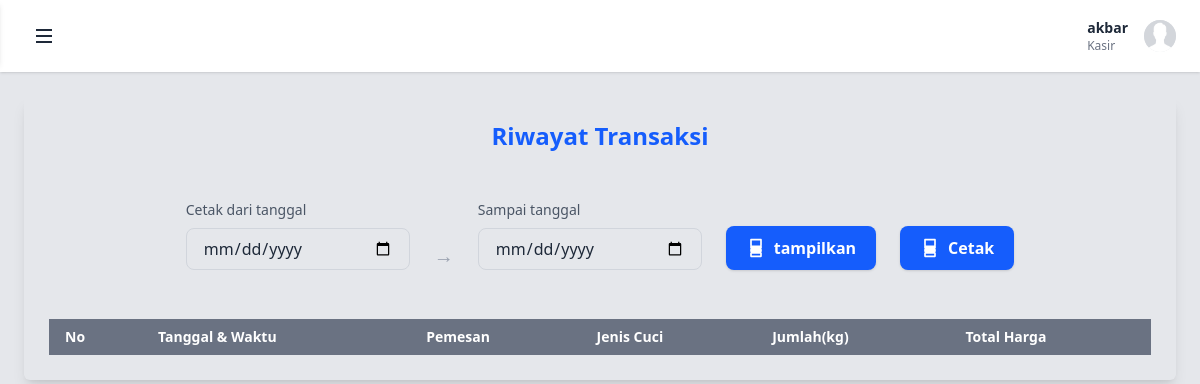
/pages/dashboard.php?tab=riwayatTransaksi (signed in), run on an earlier commit of the app's database.
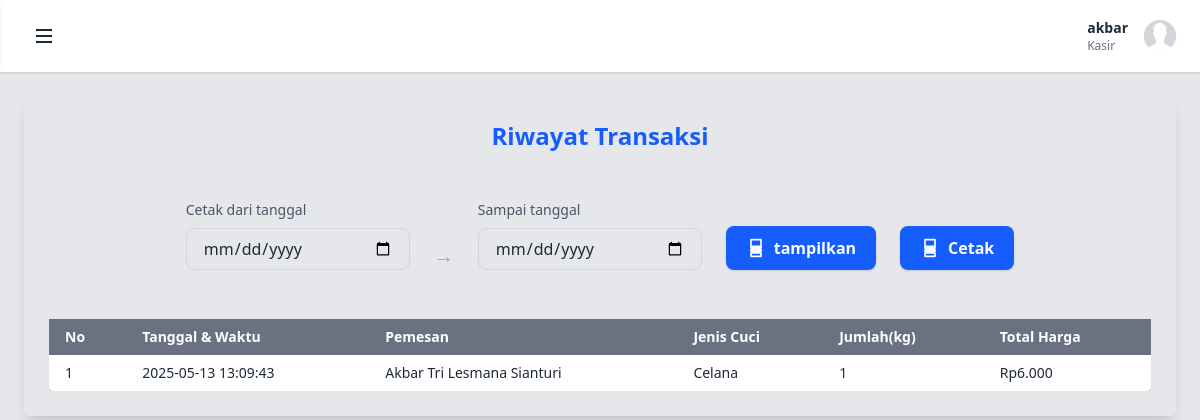
And on a later commit of the database.
### tables this page shows
CREATE TABLE `tb_transaksi` (
  `id` int(11) NOT NULL,
  `id_outlet` int(11) DEFAULT NULL,
  `kode_invoice` varchar(100) NOT NULL,
  `id_member` int(11) DEFAULT NULL,
  `tgl` datetime NOT NULL,
  `batas_waktu` datetime NOT NULL,
  `tgl_bayar` datetime DEFAULT NULL,
  `id_jenis_paket` int(11) DEFAULT NULL,
  `id_jenis_cuci` int(11) DEFAULT NULL,
  `diskon` double DEFAULT NULL,
  `pajak` int(11) DEFAULT NULL,
  `status` enum('baru','proses','selesai','diambil') NOT NULL,
  `cara_bayar` enum('COD','CASH') NOT NULL,
  `dibayar` enum('dibayar','belum_dibayar') NOT NULL,
  `uang` varchar(255) NOT NULL DEFAULT 'belum_dibayar',
  `kembalian` int(11) DEFAULT NULL,
  `id_user` int(11) DEFAULT NULL,
  `deleted_at` date DEFAULT NULL
);

CREATE TABLE `tb_member` (
  `id` int(11) NOT NULL,
  `nama` varchar(100) NOT NULL,
  `alamat` text NOT NULL,
  `jenis_kelamin` enum('L','P') NOT NULL,
  `tlp` varchar(15) NOT NULL
);

CREATE TABLE `tb_jenis_cuci` (
  `id` int(11) NOT NULL,
  `jenis_cuci` varchar(255) NOT NULL,
  `harga_cuci` int(11) NOT NULL
);

CREATE TABLE `tb_paket` (
  `id` int(11) NOT NULL,
  `id_outlet` int(11) DEFAULT NULL,
  `jenis` int(11) NOT NULL,
  `jumlah` int(11) DEFAULT 1,
  `nama_paket` int(11) DEFAULT NULL,
  `harga` int(11) NOT NULL
);

### pages/components/function/randomProfile.php (called while the page is built)
<?php
$default_images = [
    './../img/pp.png'
];
if ($_SESSION['user_photo'] === "default.png" || $_SESSION['user_photo'] === "") {
    $random_index = array_rand($default_images);
    $photo = $default_images[$random_index];
} else {
    $photo = "./profilesPicture/".$_SESSION['user_photo'];
}
?>

### pages/components/views/riwayatTransaksi.php (the view, shortened to what this page needs)
<?php
$query = "
    SELECT
        t.id, t.tgl,m.nama, j.jenis_cuci, p.jumlah, p.harga, t.deleted_at
    FROM tb_transaksi t
    JOIN tb_paket p ON t.id = p.id
    JOIN tb_jenis_cuci j ON t.id_jenis_cuci = j.id
    JOIN tb_member m ON t.id_member = m.id
    WHERE t.deleted_at IS NULL
";
$result = mysqli_query($conn, $query);
$dataTransaksi = [];
while ($row = mysqli_fetch_assoc($result)) {
    $dataTransaksi[] = $row;
}
?>
<main class="min-h-dvh overflow-x-auto py-6 px-6">
  <div class="mx-auto shadow-lg rounded-md p-4 sm:p-6 max-w-screen">
    <h1 class="text-2xl font-bold text-center mb-6 text-blue-600">Riwayat Transaksi</h1>
<form method="GET" action="">
    <div class="flex flex-wrap sm:flex-nowrap items-end justify-center gap-4 sm:gap-6 p-4 sm:p-6 mb-6">
      <div class="flex flex-col w-full sm:w-auto">
        <label for="date" class="text-sm text-gray-600 font-medium mb-2">Cetak dari tanggal</label>
        <input type="date" name="date1" id="tanggal_awal"
          class="w-full sm:w-56 px-4 py-2 rounded-lg border border-gray-300 focus:outline-none focus:ring-2 focus:ring-indigo-500 transition">
      </div>
      <div class="hidden sm:flex items-center text-gray-400 text-xl font-semibold">→</div>
      <div class="flex flex-col w-full sm:w-auto">
        <label for="sdate" class="text-sm text-gray-600 font-medium mb-2">Sampai tanggal</label>
        <input type="date" name="date2" id="tanggal_akhir"
          class="w-full sm:w-56 px-4 py-2 rounded-lg border border-gray-300 focus:outline-none focus:ring-2 focus:ring-blue-500 transition">
      </div>
      <button
        id="tampilkan"
        type="submit"
        class="self-end inline-flex items-center gap-2 bg-blue-600 hover:bg-blue-700 text-white font-semibold px-5 py-2.5 rounded-lg shadow transition">
        <svg xmlns="http://www.w3.org/2000/svg" class="w-5 h-5" fill="none" viewBox="0 0 24 24"
          stroke="currentColor">
          <path stroke-linecap="round" stroke-linejoin="round" stroke-width="2"
            d="M6 9V2h12v7M6 18h12v4H6v-4zM6 14h12v2H6v-2zM6 10h12v2H6v-2z" />
        </svg>
        tampilkan
      </button>
</form>
      <form action="export.php">
      <button
        id="cetak"
        class="self-end inline-flex items-center gap-2 bg-blue-600 hover:bg-blue-700 text-white font-semibold px-5 py-2.5 rounded-lg shadow transition">
        <svg xmlns="http://www.w3.org/2000/svg" class="w-5 h-5" fill="none" viewBox="0 0 24 24"
          stroke="currentColor">
          <path stroke-linecap="round" stroke-linejoin="round" stroke-width="2"
            d="M6 9V2h12v7M6 18h12v4H6v-4zM6 14h12v2H6v-2zM6 10h12v2H6v-2z" />
        </svg>
        Cetak
      </button>
      </form>
    </div>
    <div class="overflow-x-auto scrollbar-thin scrollbar-thumb-gray-300 hidden md:block">
      <table class="min-w-full bg-white border border-gray-200 rounded-lg shadow text-sm">
        <thead class="bg-gray-500 text-white">
          <tr>
            <th class="px-4 py-2 text-left font-semibold whitespace-nowrap">No</th>
            <th class="px-4 py-2 text-left font-semibold whitespace-nowrap">Tanggal & Waktu</th>
            <th class="px-4 py-2 text-left font-semibold whitespace-nowrap">Pemesan</th>
            <th class="px-4 py-2 text-left font-semibold whitespace-nowrap">Jenis Cuci</th>
            <th class="px-4 py-2 text-left font-semibold whitespace-nowrap">Jumlah(kg)</th>
            <th class="px-4 py-2 text-left font-semibold whitespace-nowrap">Total Harga</th>
          </tr>
        </thead>
        <tbody>
          <?php $no = 1; foreach ($dataTransaksi as $row): ?>
            <tr class="hover:bg-gray-50">
              <td class="px-4 py-2 whitespace-nowrap"><?= $no++ ?></td>
              <td class="px-4 py-2 whitespace-nowrap"><?= $row['tgl'] ?></td>
              <td class="px-4 py-2 whitespace-nowrap"><?= $row['nama'] ?></td>
              <td class="px-4 py-2 whitespace-nowrap"><?= $row['jenis_cuci'] ?></td>
              <td class="px-4 py-2 whitespace-nowrap"><?= $row['jumlah'] ?></td>
              <td class="px-4 py-2 whitespace-nowrap">Rp<?= number_format($row['harga'], 0, ',', '.') ?></td>
            </tr>
          <?php endforeach ?>
        </tbody>
      </table>
    </div>
  </div>

### pages/dashboard.php (shortened to what this page needs)
<?php
include_once './components/function/randomProfile.php';
?>
<!DOCTYPE html>
<html lang="en">
<head>
  <link rel="stylesheet" href="./../style/tai.css" />
  <link rel="stylesheet" href="https://cdnjs.cloudflare.com/ajax/libs/croppie/2.6.5/croppie.min.css" />
</head>
<body class="bg-gray-200 text-gray-800 relative ">
  <div class="flex min-h-dvh">
    <div class="flex-1 flex flex-col">
        <?php include './components/navbar.php';?>
             <?php include './components/tabs_routing.php'; ?>
     </div>
</body>
</html>

### pages/components/navbar.php (shortened to what this page needs)
<header id="navbar" class="sticky top-0 z-20 bg-white shadow-sm transition-all duration-300 ease-in-out flex items-center justify-between py-4 px-6">
  <button id="menuBtn" class="cursor-pointer hover:text-white p-2 rounded-full hover:bg-blue-600 focus:outline-none">
    <svg class="w-6 h-6" fill="none" stroke="currentColor" stroke-width="2" viewBox="0 0 24 24">
      <path d="M4 6h16M4 12h16M4 18h16"></path>
    </svg>
  </button>
  <div class="flex items-center space-x-4">
    <div class="flex flex-col">
      <span class="text-sm font-semibold"><?= $_SESSION['user_name']; ?></span>
      <span class="text-xs text-gray-500 font-light"><?= ucfirst($_SESSION['user_role']); ?></span>
    </div>
    <div class="w-8 h-8 rounded-full bg-gray-200 flex items-center justify-center">
      <img class="rounded-full cursor-pointer" src="<?= htmlspecialchars($photo); ?>" alt="Profile Photo" onclick="toggleModal('profileModal')"/>
    </div>
  </div>
</header>

### pages/components/tabs_routing.php (shortened to what this page needs)
<?php
$tab = isset($_GET['tab']) ? $_GET['tab'] : 'home';
$views = [
    'home' => 'views/home.php',
    'admin' => 'views/admin.php',
    'kasir' => 'views/kasir.php',
    'registerAkun' => 'views/registerAkun.php',
    'tambahOutlet' => 'views/tambahOutlet.php',
    'kelolaUser' => 'views/kelolaUser.php',
    'riwayatTransaksi' => 'views/riwayatTransaksi.php',
    'kelolaProdukPaket' => 'views/kelolaProdukPaket.php',
    'kelolaPaket' => 'views/kelolaPaket.php'
];
if (isset($views[$tab])) {
    include $views[$tab];
} else {
    include 'views/404.php';
}
?>

What changed in the data, as far as the page shows it:
added tb_transaksi: tgl "2025-05-13 13:09:43", id_member.nama "Akbar Tri Lesmana Sianturi", id_jenis_cuci.jenis_cuci "Celana", tb_paket.jumlah "1", tb_paket.harga "6.000"
